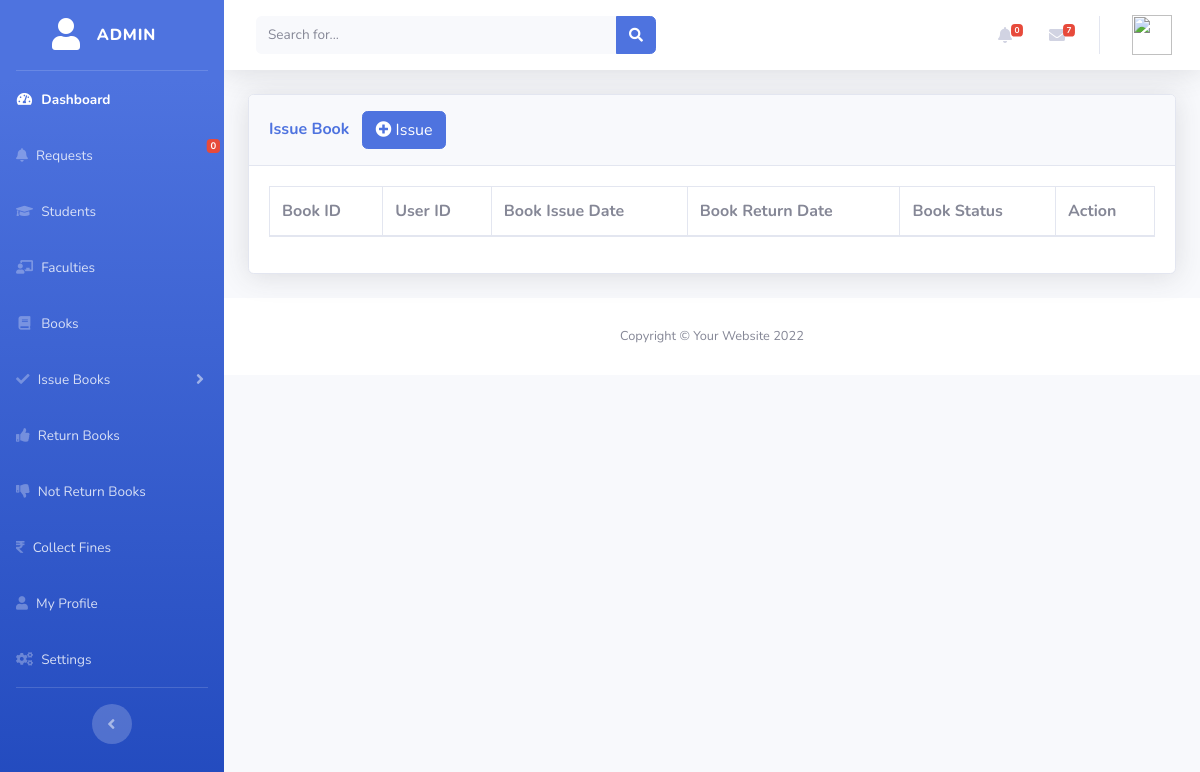
/faculty_issue_book.php, run on an earlier commit of the app's database.
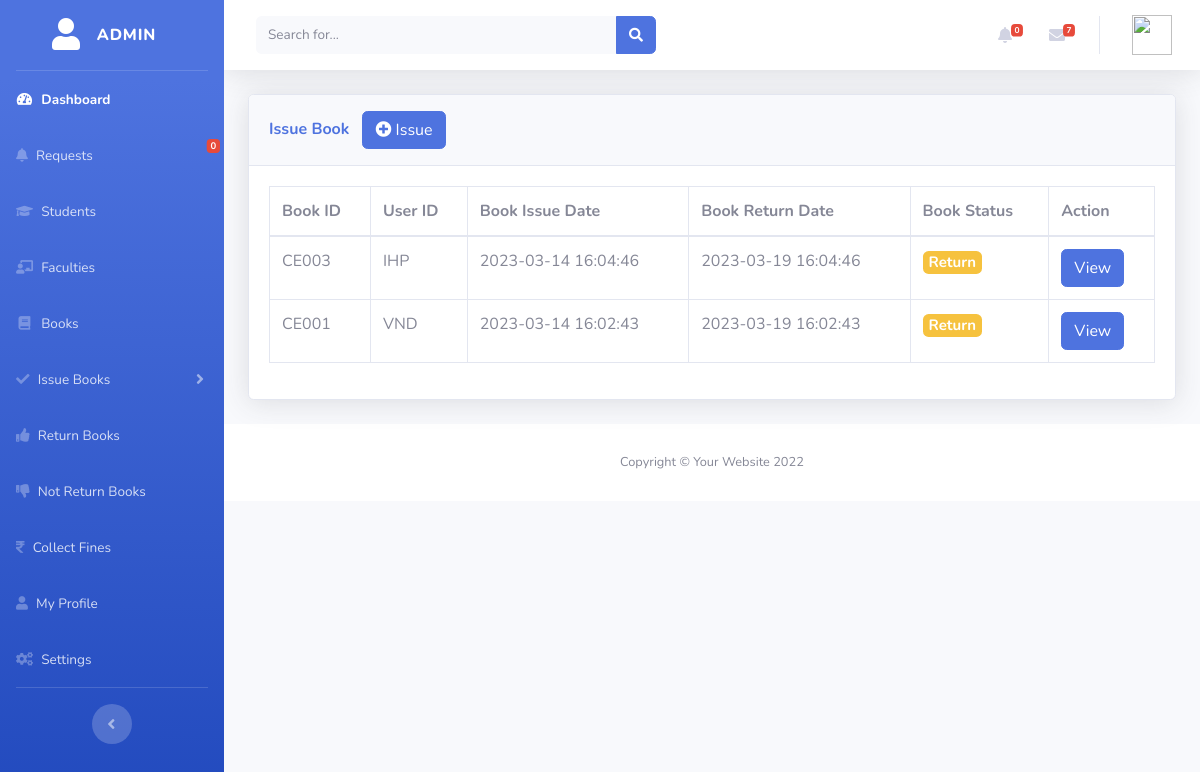
And on a later commit of the database.
### tables this page shows
CREATE TABLE IF NOT EXISTS `f_issue_book` (
  `issue_book_id` int NOT NULL AUTO_INCREMENT,
  `book_id` varchar(20) NOT NULL,
  `user_id` varchar(30) NOT NULL,
  `issue_date_time` varchar(30) NOT NULL,
  `expected_return_date` varchar(30) NOT NULL,
  `return_date_time` varchar(30) NOT NULL,
  `book_fines` varchar(30) NOT NULL,
  `book_issue_status` enum('Issue','Return','Not Return') NOT NULL,
  PRIMARY KEY (`issue_book_id`)
);

### faculty_functions.php (called while the page is built, shortened)
<?php
    function convert_data($string, $action = 'encrypt'){
        $encrypt_method = "AES-256-CBC";
        $secret_key = 'AA74CDCC2BBRT935136HH7B63C27';
        $secret_iv = '5fgf5HJ5g27';
        $key = hash('sha256', $secret_key);
        $iv = substr(hash('sha256', $secret_iv), 0, 16);
        if ($action == 'encrypt')
        {
            $output = openssl_encrypt($string, $encrypt_method, $key, 0, $iv);
            $output = base64_encode($output);
        }
        else if ($action == 'decrypt')
        {
            $output = openssl_decrypt(base64_decode($string), $encrypt_method, $key, 0, $iv);
        }
        return $output;
    }
?>

### faculty_issue_book.php (the view, shortened to what the changed rows need)
<?php
include('admin/header.php');
include('admin/navbar.php');
include('faculty_functions.php');
?>
<?php
$errors = NULL;
?>
<?php
if(isset($_GET["action"]))
{
    if($_GET["action"] == 'add')
    {
?>
<div class="container-fluid">
  <div class="card shadow mb-4">
    <div class="card-header py-3">
      <h6 class="m-0 font-weight-bold text-primary"> Issue Book </h6>
    </div>
    <div class="card-body">
      <form action="faculty_issue_book.php" method="POST" autocomplete="">
        <div class="mb-3">
          <label class="form-label">Book ID</label>
          <span style="color:red;">*</span>
          <input type="text" name="book_id" id="book_id" class="form-control" />
          <span id="book_id_result"></span>
        </div>
        <div class="mb-3">
          <label class="form-label">Faculty User ID</label>
          <span style="color:red;">*</span>
          <input type="text" name="user_id" id="user_id" class="form-control" />
          <span id="user_id_result"></span>
        </div>
        <div class="mt-4 mb-0">
          <input type="submit" name="issue_book_button" class="btn btn-primary" value="Issue" />
        </div>
      </form>
      <script>
        var book_id = document.getElementById('book_id');
        book_id.onkeyup = function () {
          if (this.value.length > 0) {
            var form_data = new FormData();
            form_data.append('action', 'search_book_id');
            form_data.append('request', this.value);
            fetch('faculty_action.php', {
              method: "POST",
              body: form_data
            }).then(function (response) {
              return response.json();
            }).then(function (responseData) {
              var html = '<div class="list-group" style="position:absolute; width:97%">';
              if (responseData.length > 0) {
                for (var count = 0; count < responseData.length; count++) {
                  // html += '<a href="#" class="list-group-item list-group-item-action"><span onclick="get_text(this)">' + responseData[count].id + ' - ' + responseData[count].book_title + '</span></a>';
                  html += '<a href="#" class="list-group-item list-group-item-action"><span onclick="get_text(this)">'+responseData[count].id+'</span> - <span class="text-muted">'+responseData[count].book_title+'</span></a>';
                  // html += '<a href="#" class="list-group-item list-group-item-action" onclick="get_text(this)">' + responseData[count].id + ' - ' + responseData[count].book_title + '</a>';
                }
              }
              else {
                html += '<a href="#" class="list-group-item list-group-item-action">No Book Found</a>';
              }
              html += '</div>';
              document.getElementById('book_id_result').innerHTML = html;
            });
          }
          else {
            document.getElementById('book_id_result').innerHTML = '';
          }
        }
        function get_text(event) {
          document.getElementById('book_id_result').innerHTML = '';
          document.getElementById('book_id').value = event.textContent;
        }
        var user_id = document.getElementById('user_id');
        user_id.onkeyup = function () {
          if (this.value.length > 0) {
            var form_data = new FormData();
            form_data.append('action', 'search_user_id');
            form_data.append('request', this.value);
            fetch('faculty_action.php', {
              method: "POST",
              body: form_data
            }).then(function (response) {
              return response.json();
            }).then(function (responseData) {
              var html = '<div class="list-group" style="position:absolute; width:97%">';
              if (responseData.length > 0) {
                for (var count = 0; count < responseData.length; count++) {
                  html += '<a href="#" class="list-group-item list-group-item-action"><span onclick="get_text1(this)">'+responseData[count].f_id+'</span> - <span class="text-muted">'+responseData[count].f_name+' '+ responseData[count].l_name + '</span></a>';
                }
              }
              else {
                html += '<a href="#" class="list-group-item list-group-item-action">No Student Found</a>';
              }
              html += '</div>';
              document.getElementById('user_id_result').innerHTML = html;
            });
          }
          else {
            document.getElementById('user_id_result').innerHTML = '';
          }
        }
        function get_text1(event) {
          document.getElementById('user_id_result').innerHTML = '';
          document.getElementById('user_id').value = event.textContent;
        }
      </script>
    </div>
  </div>
</div>
</div>
<?php
  }
        else if($_GET["action"] == 'view'){
            $issue_book_id = convert_data($_GET["code"], 'decrypt');
            if($issue_book_id > 0){
                $query = "SELECT * FROM f_issue_book
                WHERE issue_book_id = '$issue_book_id'";
                $result = mysqli_query($connection, $query);
                foreach($result as $row){
                    $query = "SELECT * FROM books
                    WHERE book_id = '".$row["book_id"]."' ";
                    $book_result = mysqli_query($connection, $query);
                    $query = "SELECT * FROM faculties
                    WHERE f_id = '".$row["user_id"]."'";
                    $user_result = mysqli_query($connection, $query);
                    if($errors != ''){
                        echo '<div class="alert alert-danger">
                              <button type="button" class="close" data-dismiss="alert" aria-label="Close">
                              <span aria-hidden="true">×</span>
                              </button>'.$errors.'</div>';
                    }
                    foreach($book_result as $book_data){
                        echo '
                        <div class="container-fluid">
                          <div class="card shadow mb-4">
                            <div class="card-header py-3">
                              <h4 class="m-0 font-weight-bold text-primary"> Book Details </h4>
                              <table class="table table-bordered">
                                  <tr>
                                      <th width="30%">Book ID</th>
                                      <td width="70%">'.$book_data["book_id"].'</td>
                                  </tr>
                                  <tr>
                                      <th width="30%">Book Title</th>
                                      <td width="70%">'.$book_data["book_title"].'</td>
                                  </tr>
                                  <tr>
                                      <th width="30%">Author</th>
                                      <td width="70%">'.$book_data["author_name"].'</td>
                                  </tr>
                              </table>
                              </div>
                            </div>
                          </div>
                        ';
                    }
                    foreach($user_result as $user_data)
                    {
                        echo '
                        <div class="container-fluid">
                          <div class="card shadow mb-4">
                            <div class="card-header py-3">
                              <h4 class="m-0 font-weight-bold text-primary"> User Details </h4>
                              <table class="table table-bordered">
                                  <tr>
                                      <th width="30%">Faculty ID</th>
                                      <td width="70%">'.$user_data["f_id"].'</td>
                                  </tr>
                                  <tr>
                                      <th width="30%">Full Name</th>
                                      <td width="70%">'.$user_data["f_name"].' '.$user_data["l_name"].'</td>
                                  </tr>
                                  <tr>
                                      <th width="30%">Contact No.</th>
                                      <td width="70%">'.$user_data["contact"].'</td>
                                  </tr>
                                  <tr>
                                      <th width="30%">Email Address</th>
                                      <td width="70%">'.$user_data["email"].'</td>
                                  </tr>
                              </table>
                              </div>
                            </div>
                          </div>
                        ';
                    }
                    $status = $row["book_issue_status"];
                    $form_item = '';
                    if($status == "Issue"){
                        $status = '<h5><span class="badge badge-success">Issue</span></h5>';
                        $form_item = '
                        <label><input type="checkbox" name="book_return_confirmation" value="Yes" /> I aknowledge that I have received Issued Book</label>
                        <br />
                        <div class="mt-4 mb-4">
                            <input type="submit" name="book_return_button" value="Book Return" class="btn btn-primary" />
                        </div>
                        ';
                    }
                    if($status == 'Not Return'){
                        $status = '<h5><span class="badge badge-danger">Not Return</span></h5>';
                        $form_item = '
                        <label><input type="checkbox" name="book_return_confirmation" value="Yes" /> I aknowledge that I have received Issued Book</label><br />
                        <div class="mt-4 mb-4">
                            <input type="submit" name="book_return_button" value="Book Return" class="btn btn-primary" />
                        </div>
                        ';
                    }
                    if($status == 'Return'){
                        $status = '<h5><span class="badge badge-warning">Return</span></h5>';
                    }
                    echo '
                    <div class="container-fluid">
                      <div class="card shadow mb-4">
                        <div class="card-header py-3">
                          <h4 class="m-0 font-weight-bold text-primary"> Issue Book Details </h4>
                          <table class="table table-bordered">
                              <tr>
                                  <th width="30%">Book Issue Date</th>
                                  <td width="70%">'.$row["issue_date_time"].'</td>
                              </tr>
                              <tr>
                                  <th width="30%">Book Return Date</th>
                                  <td width="70%">'.$row["expected_return_date"].'</td>
                              </tr>
                              <tr>
                                  <th width="30%">Book Issue Status</th>
                                  <td width="70%">'.$status.'</td>
                              </tr>
                          </table>
                          <form method="POST">
                              <input type="hidden" name="issue_book_id" value="'.$issue_book_id.'" />
                              <input type="hidden" name="book_id" value="'.$row["book_id"].'" />
                              '.$form_item.'
                          </form>
                          </div>
                        </div>
                      </div>
                    ';
                }
            }
        }
}
else{
?>
<div class="container-fluid">
<div class="card shadow mb-4">
  <div class="card-body">
    <div class="table-responsive">
      <table class="table table-bordered" id="datatableid" width="100%" cellspacing="0">
        <thead>
          <tr>
            <th> Book ID </th>
            <th> User ID </th>
            <th> Book Issue Date</th>
            <th> Book Return Date</th>
            <th> Book Status</th>
            <th> Action</th>
          </tr>
        </thead>
        <tbody>
        <?php
        $query = "SELECT * FROM f_issue_book";
        $query_run = mysqli_query($connection, $query);
        if(mysqli_num_rows($query_run) > 0){
          while($row = mysqli_fetch_assoc($query_run)){
            $status = $row["book_issue_status"];
						if($status == 'Return'){
							$status = '<h5><span class="badge badge-warning">Return</span></h5>';
						}
          ?>
            <tr>
            <td><?php  echo $row['book_id']; ?></td>
            <td><?php  echo $row['user_id']; ?></td>
            <td><?php  echo $row['issue_date_time']; ?></td>
            <td><?php  echo $row['expected_return_date']; ?></td>
            <td><?php  echo $status; ?></td>
            <td>
            <?php
              echo'
              <a href="faculty_issue_book.php?action=view&code='.convert_data($row["issue_book_id"]).'" class="btn btn-primary">
                View
              </a>'
            ?>
            </td>
            </tr>
          <?php
          }
        }
          ?>
        </tbody>
      </table>
    </div>
  </div>
</div>
</div>
      <?php
        }
      ?>
<?php
include('admin/footer.php');
?>

What changed in the data, as far as the page shows it:
added f_issue_book: book "CE003", user "IHP", issue_date_time "2023-03-14 16:04:46", expected_return_date "2023-03-19 16:04:46", book_issue_status "Return"
added f_issue_book: book "CE001", user "VND", issue_date_time "2023-03-14 16:02:43", expected_return_date "2023-03-19 16:02:43", book_issue_status "Return"
